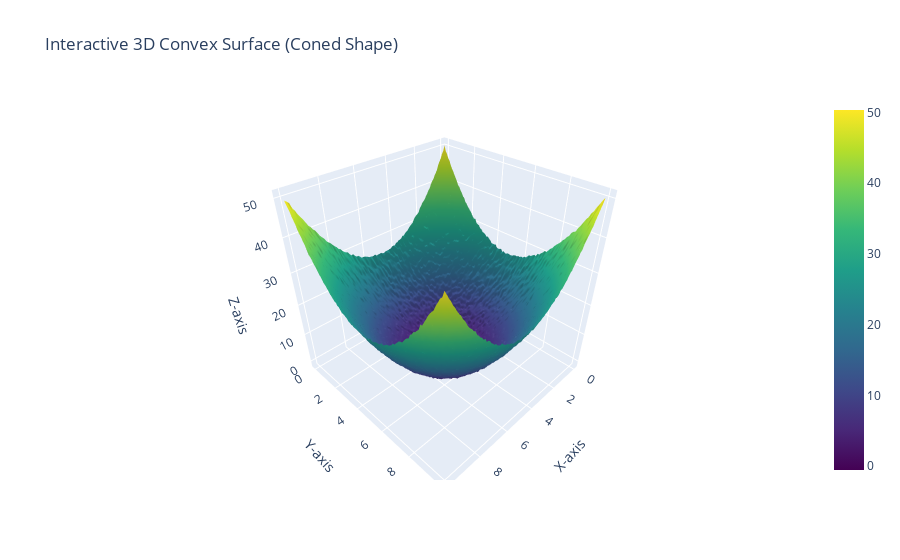

Write notebook code for a chart like this one.
### Code cell
import numpy as np
import plotly.graph_objects as go

# Define the function for a convex shape with a clear minimum
def f_cone(x, y):
    """Creates a convex, coned shape with a clear minimum at (x=5, y=5)."""
    # Paraboloid shape: z increases as (x, y) move away from the center
    z = (x - 5)**2 + (y - 5)**2  # Minimum at (5,5)

    # Add mild noise to simulate real-world smooth convexity
    noise = np.random.normal(0, 0.2)  # Small noise to keep smoothness
    return z + noise

# Generate a grid for the convex surface
x_values = np.linspace(0, 10, 100)
y_values = np.linspace(0, 10, 100)
X, Y = np.meshgrid(x_values, y_values)
Z = np.array([[f_cone(x, y) for x, y in zip(row_x, row_y)] for row_x, row_y in zip(X, Y)])

# Create an interactive 3D surface plot
fig = go.Figure(data=[go.Surface(x=X, y=Y, z=Z, colorscale='Viridis')])

# Add axis labels and title
fig.update_layout(
    title="Interactive 3D Convex Surface (Coned Shape)",
    scene=dict(
        xaxis_title="X-axis",
        yaxis_title="Y-axis",
        zaxis_title="Z-axis"
    )
)

# Show interactive plot
fig.show()

### Figure 1 — Plotly figure (JSON) as saved in the notebook; plotly's stock layout.template omitted (floating-point values rounded to 4 significant figures; data arrays with more than 128 entries replaced by an {"elided": "..."} marker saying what was removed)
{"data": [{"colorscale": [[0, "#440154"], [0.1111, "#482878"], [0.2222, "#3e4989"], [0.3333, "#31688e"], [0.4444, "#26828e"], [0.5556, "#1f9e89"], [0.6667, "#35b779"], [0.7778, "#6ece58"], [0.8889, "#b5de2b"], [1, "#fde725"]], "type": "surface", "x": {"elided": "100x100 float values"}, "y": {"elided": "100x100 float values"}, "z": {"elided": "100x100 float values"}}], "layout": {"scene": {"xaxis": {"title": {"text": "X-axis"}}, "yaxis": {"title": {"text": "Y-axis"}}, "zaxis": {"title": {"text": "Z-axis"}}}, "title": {"text": "Interactive 3D Convex Surface (Coned Shape)"}}}
